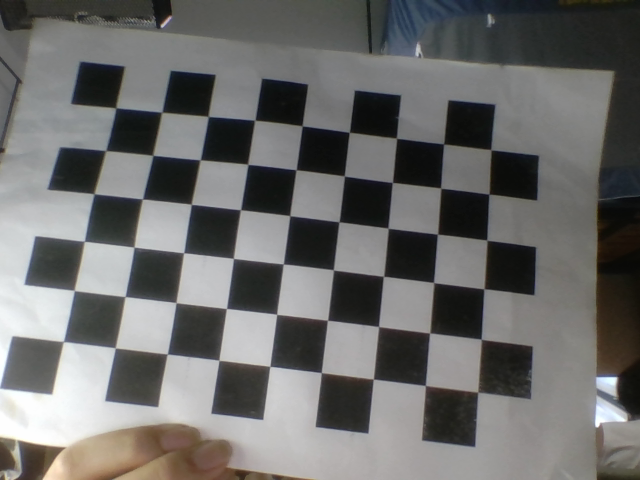
//> input picture data/samples/calib_imgs/view_00.png, 640 x 480 px
$ ./day8_homography ../data/samples/calib_imgs/view_00.png   (built with g++ and OpenCV 4)
//> lines starting //> are read from the running program, lines starting //| are printed output that depends on the picture; after the words box and inside, x2 and y2 are one past the last pixel; in counts of white or black regions, pixels touching at a corner belong together
// day8_homography.cpp —— 四点单应校正：把倾斜拍摄的平面工件映射回正面视图
//
// 用法:
//   day8_homography.exe <img 或 目录> [--canvas 1400x900] [--offset 300]
//
// 原理:
//   卡片真实尺寸 85.60 x 53.98 mm，放大 10 倍当作目标坐标系 -> 856 x 540 单位，
//   于是校正后 1 单位 = 0.1 mm，当量是常数。
//   注意：不能把目标画布就设成 856x540，那样会把卡片以外的物体全部裁掉。
//   这里把卡片映射到画布内的一块区域（默认从 (300,200) 开始），四周留出余量，
//   同一平面上比卡片大的物体也能被量到。
#include <opencv2/opencv.hpp>
#include <vector>
#include <string>
#include <iostream>
#include <iomanip>
#include <filesystem>
#include <algorithm>
#include <cmath>

namespace fs = std::filesystem;

static const double CARD_W_MM = 85.60;
static const double CARD_H_MM = 53.98;
static const double UNITS_PER_MM = 10.0;                 // 1 unit = 0.1 mm
static const int    CARD_W_U = (int)std::lround(CARD_W_MM * UNITS_PER_MM);  // 856
static const int    CARD_H_U = (int)std::lround(CARD_H_MM * UNITS_PER_MM);  // 540

// ---------------------------------------------------------------------------
// 找到卡片轮廓 -> 多边形逼近成 4 个角
// ---------------------------------------------------------------------------
static bool detectQuad(const cv::Mat& src, std::vector<cv::Point2f>& quad)
{
    cv::Mat gray, edges;
    cv::cvtColor(src, gray, cv::COLOR_BGR2GRAY);
    cv::GaussianBlur(gray, gray, cv::Size(5, 5), 0);
    cv::Canny(gray, edges, 40, 110);

    cv::Mat k = cv::getStructuringElement(cv::MORPH_RECT, cv::Size(3, 3));
    cv::dilate(edges, edges, k);

    std::vector<std::vector<cv::Point>> contours;
    cv::findContours(edges, contours, cv::RETR_LIST, cv::CHAIN_APPROX_SIMPLE);

    const double total = (double)src.total();
    double bestScore = 0;
    std::vector<cv::Point> best;

    for (const auto& c : contours)
    {
        double area = cv::contourArea(c);
        if (area < 0.02 * total || area > 0.60 * total) continue;

        double peri = cv::arcLength(c, true);
        std::vector<cv::Point> approx;
        cv::approxPolyDP(c, approx, 0.03 * peri, true);
        if (approx.size() != 4 || !cv::isContourConvex(approx)) continue;

        cv::Rect br = cv::boundingRect(approx);
        double rect = area / std::max(1.0, (double)br.width * br.height);
        if (rect < 0.60) continue;

        // 长宽比先验：卡片 1.586，A4 纸 1.414 —— 两者都可能通过，
        // 所以再乘上面积，让"占画面更大且更像矩形"的胜出
        double score = area * rect;
        if (score > bestScore) { bestScore = score; best = approx; }
    }

    if (best.empty()) return false;

    quad.clear();
    for (auto& p : best) quad.emplace_back((float)p.x, (float)p.y);
    return true;
}
// 四个角排序成 左上 / 右上 / 右下 / 左下（图像坐标 y 向下）
static void orderQuad(std::vector<cv::Point2f>& q)
{
    std::vector<cv::Point2f> out(4);
    // 左上：x+y 最小；右下：x+y 最大；右上：x-y 最大；左下：x-y 最小
    auto bySum  = [](const cv::Point2f& a, const cv::Point2f& b) { return a.x + a.y < b.x + b.y; };
    auto byDiff = [](const cv::Point2f& a, const cv::Point2f& b) { return a.x - a.y > b.x - b.y; };

    auto tl = std::min_element(q.begin(), q.end(), bySum);
    out[0] = *tl;
    auto br = std::max_element(q.begin(), q.end(), bySum);
    out[2] = *br;
    auto tr = std::max_element(q.begin(), q.end(), byDiff);
    out[1] = *tr;
    auto bl = std::min_element(q.begin(), q.end(), byDiff);
    out[3] = *bl;

    q = out;
}

// 在校正后的画布上找"卡片以外"的四边形物体
struct Measured
{
    double w_mm = 0, h_mm = 0;
    cv::RotatedRect rr;
    bool ok = false;
};

static std::vector<Measured> measureOthers(const cv::Mat& rectified, cv::Rect cardBox,
                                           cv::Mat& vis)
{
    std::vector<Measured> out;
    vis = rectified.clone();

    cv::Mat gray;
    cv::cvtColor(rectified, gray, cv::COLOR_BGR2GRAY);
    cv::Mat blur;
    cv::GaussianBlur(gray, blur, cv::Size(5, 5), 0);

    cv::Mat bin;
    cv::adaptiveThreshold(blur, bin, 255, cv::ADAPTIVE_THRESH_MEAN_C,
                          cv::THRESH_BINARY_INV, 31, 5);

    // 铅笔线常常断成几段，先膨胀把它们连成一个闭合轮廓
    cv::Mat k = cv::getStructuringElement(cv::MORPH_RECT, cv::Size(3, 3));
    cv::dilate(bin, bin, k, cv::Point(-1, -1), 2);

    // RETR_CCOMP: 只保留"有内孔"的闭合轮廓 —— 画出来的矩形框是空心环，
    // 而实心暗条、阴影带没有内孔，正好被排除。
    std::vector<std::vector<cv::Point>> contours;
    std::vector<cv::Vec4i> hier;
    cv::findContours(bin, contours, hier, cv::RETR_CCOMP, cv::CHAIN_APPROX_NONE);

    const double total = (double)rectified.total();

    for (size_t ci = 0; ci < contours.size(); ++ci)
    {
        const auto& c = contours[ci];
        if (hier[ci][2] < 0) continue;            // 没有内孔 -> 不是空心框
        double area = cv::contourArea(c);
        if (area < 0.005 * total) continue;

        cv::Rect br = cv::boundingRect(c);
        // 跳过卡片本体（以及和它大幅重叠的轮廓）
        cv::Rect inter = br & cardBox;
        double interArea = (double)inter.area();
        if (interArea > 0.5 * br.area()) continue;
        if (interArea > 0.5 * cardBox.area()) continue;

        cv::RotatedRect rr = cv::minAreaRect(c);
        if (rr.size.height < 30) continue;        // 小于 3 mm 的不算目标
        double w = std::max(rr.size.width, rr.size.height);
        double h = std::min(rr.size.width, rr.size.height);
        if (h < 20) continue;

        Measured m;
        m.rr = rr;
        m.w_mm = w / UNITS_PER_MM;
        m.h_mm = h / UNITS_PER_MM;
        m.ok = true;
        out.push_back(m);

        cv::Point2f p[4];
        rr.points(p);
        for (int i = 0; i < 4; ++i)
            cv::line(vis, p[i], p[(i + 1) % 4], cv::Scalar(0, 0, 255), 2);
        cv::putText(vis, cv::format("%.1f x %.1f mm", m.w_mm, m.h_mm),
                    cv::Point((int)rr.center.x - 60, (int)rr.center.y),
                    cv::FONT_HERSHEY_SIMPLEX, 0.6, cv::Scalar(0, 0, 255), 2);
    }

    std::sort(out.begin(), out.end(),
              [](const Measured& a, const Measured& b) { return a.w_mm * a.h_mm > b.w_mm * b.h_mm; });
    return out;
}

static void processOne(const std::string& path, int canvasW, int canvasH,
                       int ox, int oy, const std::string& tag)
{
    cv::Mat src = cv::imread(path);
    if (src.empty()) { std::cout << "read fail: " << path << "\n"; return; }

    std::vector<cv::Point2f> quad;
    if (!detectQuad(src, quad))
    {
        std::cout << "[" << tag << "] " << fs::path(path).filename().string()
                  << "  -> card quad NOT found\n";
        return;
    }
    orderQuad(quad);

    cv::Point2f dst4[4] = {
        {(float)ox,          (float)oy},
        {(float)(ox + CARD_W_U), (float)oy},
        {(float)(ox + CARD_W_U), (float)(oy + CARD_H_U)},
        {(float)ox,          (float)(oy + CARD_H_U)}
    };

    cv::Mat H = cv::getPerspectiveTransform(quad.data(), dst4);
    cv::Mat rectified;
    cv::warpPerspective(src, rectified, H, cv::Size(canvasW, canvasH));

    cv::Rect cardBox(ox, oy, CARD_W_U, CARD_H_U);
    cv::Mat vis;
    auto objs = measureOthers(rectified, cardBox, vis);

    cv::rectangle(vis, cardBox, cv::Scalar(0, 255, 0), 2);

    std::cout << "[" << tag << "] " << fs::path(path).filename().string() << "\n";
    std::cout << "        card corners: ";
    for (auto& p : quad) std::cout << "(" << std::setprecision(1) << p.x << "," << p.y << ") ";
    std::cout << "\n";

    // 卡片自身的比例：恒等于 856/540，只是证明"这是定义不是验证"
    std::cout << std::fixed << std::setprecision(4)
              << "        card ratio in rectified = " << (double)CARD_W_U / CARD_H_U
              << "  (by construction, NOT a check)\n";

    if (objs.empty())
    {
        std::cout << "        other objects: none found\n";
    }
    else
    {
        for (size_t i = 0; i < objs.size(); ++i)
            std::cout << std::fixed << std::setprecision(2)
                      << "        obj[" << i << "]  " << objs[i].w_mm << " x "
                      << objs[i].h_mm << " mm   ratio "
                      << (objs[i].w_mm / objs[i].h_mm) << "\n";
    }

    std::string stem = fs::path(path).stem().string();
    cv::imwrite("homo_vis_" + stem + ".png", vis);
}

int main(int argc, char** argv)
{
    if (argc < 2)
    {
        std::cout << "usage: day8_homography <img|dir> [--canvas WxH] [--offset X,Y]\n";
        return 0;
    }

    std::string target = argv[1];
    int cw = 2400, chh = 1400, ox = 200, oy = 200;

    for (int i = 2; i < argc; ++i)
    {
        std::string s(argv[i]);
        if (s == "--canvas" && i + 1 < argc)
        {
            std::string v(argv[++i]);
            auto pos = v.find('x');
            if (pos != std::string::npos) { cw = std::stoi(v.substr(0, pos)); chh = std::stoi(v.substr(pos + 1)); }
        }
        else if (s == "--offset" && i + 1 < argc)
        {
            std::string v(argv[++i]);
            auto pos = v.find(',');
            if (pos != std::string::npos) { ox = std::stoi(v.substr(0, pos)); oy = std::stoi(v.substr(pos + 1)); }
        }
    }

    if (fs::is_directory(target))
    {
        std::vector<std::string> files;
        for (const auto& e : fs::directory_iterator(target))
        {
            auto ext = e.path().extension().string();
            if (ext == ".png" || ext == ".jpg" || ext == ".jpeg")
                files.push_back(e.path().string());
        }
        std::sort(files.begin(), files.end());
        for (auto& f : files)
            processOne(f, cw, chh, ox, oy, "DIR");
    }
    else
    {
        processOne(target, cw, chh, ox, oy, "IMG");
//> in processOne, src is the input picture: 480 rows x 640 cols, CV_8UC3; mean B, G, R 106.5, 107.8, 108
//> in detectQuad, `cv::cvtColor(src, gray, cv::COLOR_BGR2GRAY);`:
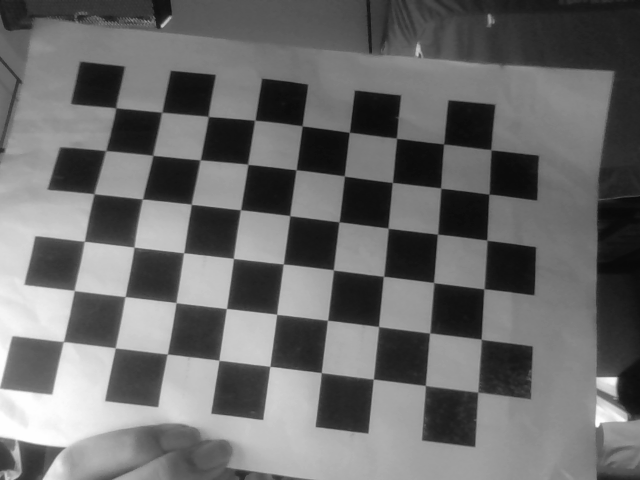
//> gray: 480 rows x 640 cols, CV_8UC1; min 8, max 254, mean 107.7
//> in detectQuad, `cv::Canny(gray, edges, 40, 110);`:
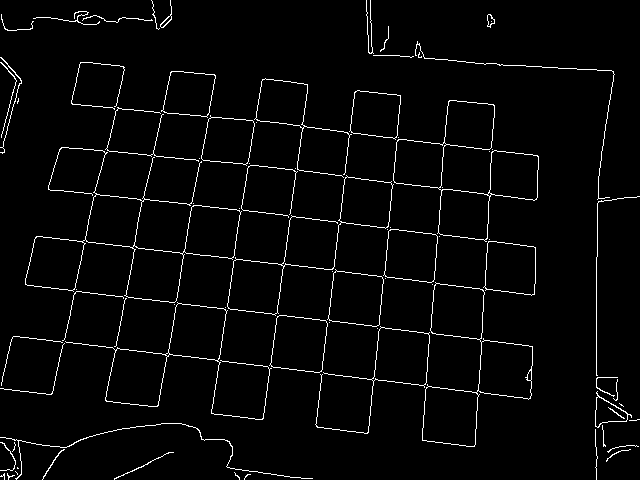
//> edges: 480 rows x 640 cols, CV_8UC1; 3% white in thin lines or dots
//> in detectQuad, `cv::dilate(edges, edges, k);`:
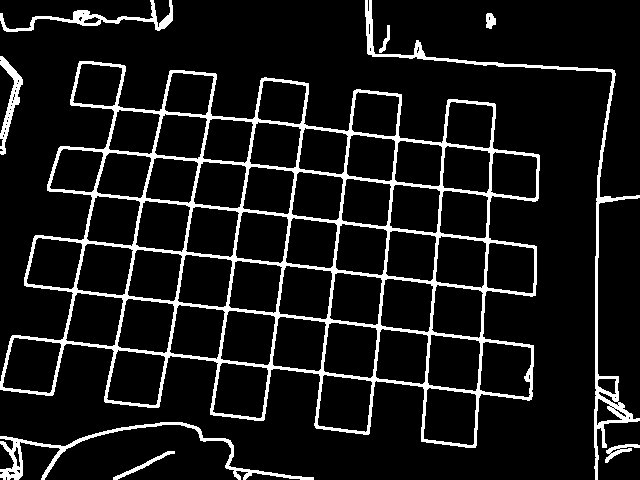
//> edges: 480 rows x 640 cols, CV_8UC1; 9.7% white; 9 white regions
//> in detectQuad, `cv::findContours(edges, contours, cv::RETR_LIST, cv::CHAIN_APPROX_SIMP..`: contours = 105 contours, 33 with area under 20; largest, box (x1, y1, x2, y2) and area: (0, 61, 540, 448) 135286, (365, 0, 640, 480) 3186, (423, 387, 477, 446) 2628, (317, 374, 373, 433) 2591, (427, 334, 481, 392) 2570
//> the loop in detectQuad, `for (const auto& c : contours)` made 105 passes
//> (area, peri, br, rect, score, bestScore, best) on pass 93: (135286.5, 3004.2, Rect(0, 61, 532, 339), 0.75, 101484, 101484, 4 Points (x, y): [79, 61], [0, 389], [531, 399], [494, 103])
//> after the loop in detectQuad, `for (const auto& c : contours)`: bestScore = 101484
//> the loop in detectQuad, `for (auto& p : best) quad.emplace_back((float)p.x, (float)p.y);` made 4 passes
//> p on passes 1 to 4: Point(79, 61), Point(0, 389), Point(531, 399), Point(494, 103)
//> in processOne, `if (!detectQuad(src, quad)) { std::cout << "[" << tag << "] " << fs::p..`: quad = 4 Points (x, y): [79, 61], [0, 389], [531, 399], [494, 103]
//> in orderQuad, `out[0] = *tl;`: out = 4 Points (x, y): [79, 61], [0, 0], [0, 0], [0, 0]
//> in orderQuad, `out[2] = *br;`: out = 4 Points (x, y): [79, 61], [0, 0], [531, 399], [0, 0]
//> in orderQuad, `out[1] = *tr;`: out = 4 Points (x, y): [79, 61], [0, 389], [531, 399], [0, 0]
//> in orderQuad, `out[3] = *bl;`: out has the same summary as quad in processOne
//> in orderQuad, `q = out;`: q has the same summary as quad in processOne
//> in processOne, `cv::Mat H = cv::getPerspectiveTransform(quad.data(), dst4);`: H = [[-0.409, 3.54, 21.24], [1.1, 0.447, 90.79], [-0.00034, 0.000832, 1]]
//> in processOne, `cv::warpPerspective(src, rectified, H, cv::Size(canvasW, canvasH));`:
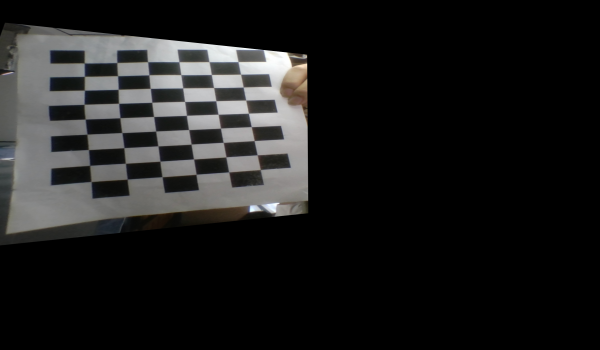
//> rectified: 1400 rows x 2400 cols, CV_8UC3 (shown at 1/4 size); mean B, G, R 28.8, 29.1, 29.2
//> in measureOthers, `cv::adaptiveThreshold(blur, bin, 255, cv::ADAPTIVE_THRESH_MEAN_C, cv::..`:
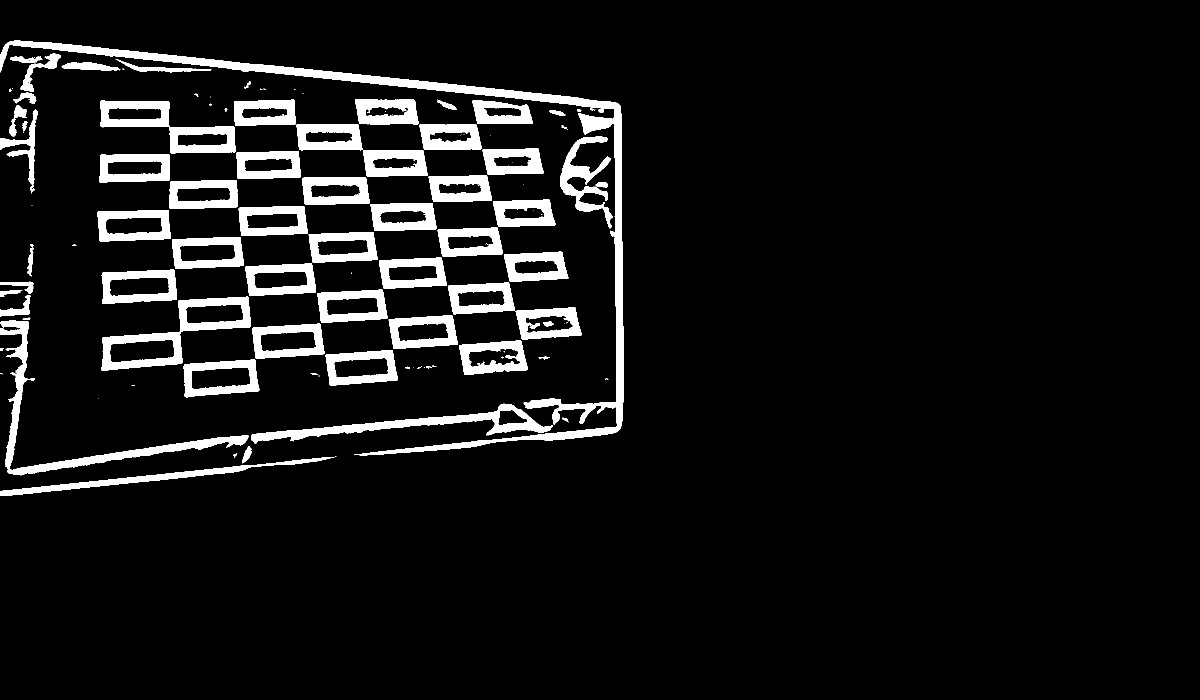
//> bin: 1400 rows x 2400 cols, CV_8UC1 (shown at 1/2 size); 7.5% white; 123 white regions (53 under 20 px), largest, box (x1, y1, x2, y2) and area: (0, 81, 1247, 911) 37093, (0, 641, 497, 951) 12206, (203, 593, 502, 742) 10848
//> in measureOthers, `cv::dilate(bin, bin, k, cv::Point(-1, -1), 2);`:
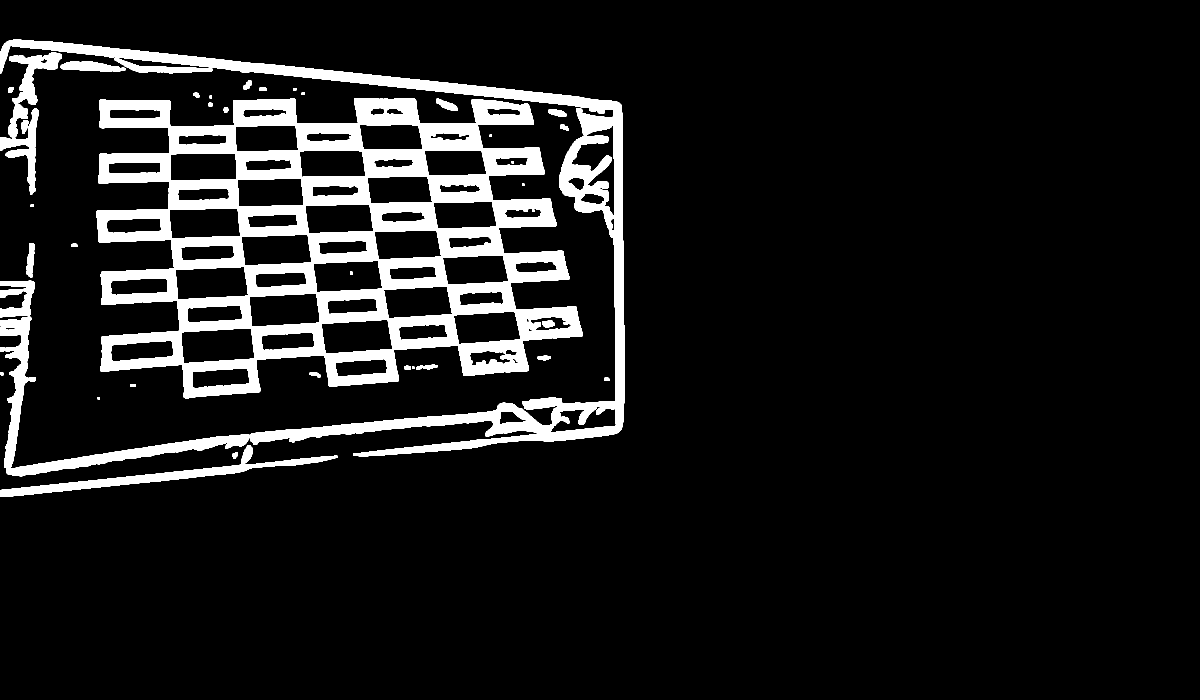
//> bin: 1400 rows x 2400 cols, CV_8UC1 (shown at 1/2 size); 10% white; 41 white regions
//> in measureOthers, `cv::findContours(bin, contours, hier, cv::RETR_CCOMP, cv::CHAIN_APPROX..`: contours = 109 contours, 10 with area under 20; largest, box (x1, y1, x2, y2) and area: (193, 196, 1166, 797) 415578, (0, 79, 1249, 913) 74196, (0, 633, 499, 953) 16234, (0, 890, 675, 994) 9330, (362, 655, 510, 728) 8818
//> the loop in measureOthers, `for (size_t ci = 0; ci < contours.size(); ++ci)` made 109 passes
//> (area, br, inter, interArea) on passes 32, 104: (415578.5, Rect(193, 196, 973, 601), Rect(200, 200, 856, 540), 462240), (74196, Rect(0, 79, 1249, 834), Rect(200, 200, 856, 540), 462240)
//> after the loop in measureOthers, `for (size_t ci = 0; ci < contours.size(); ++ci)`: out = 0 items
//> in processOne, `cv::rectangle(vis, cardBox, cv::Scalar(0, 255, 0), 2);`:
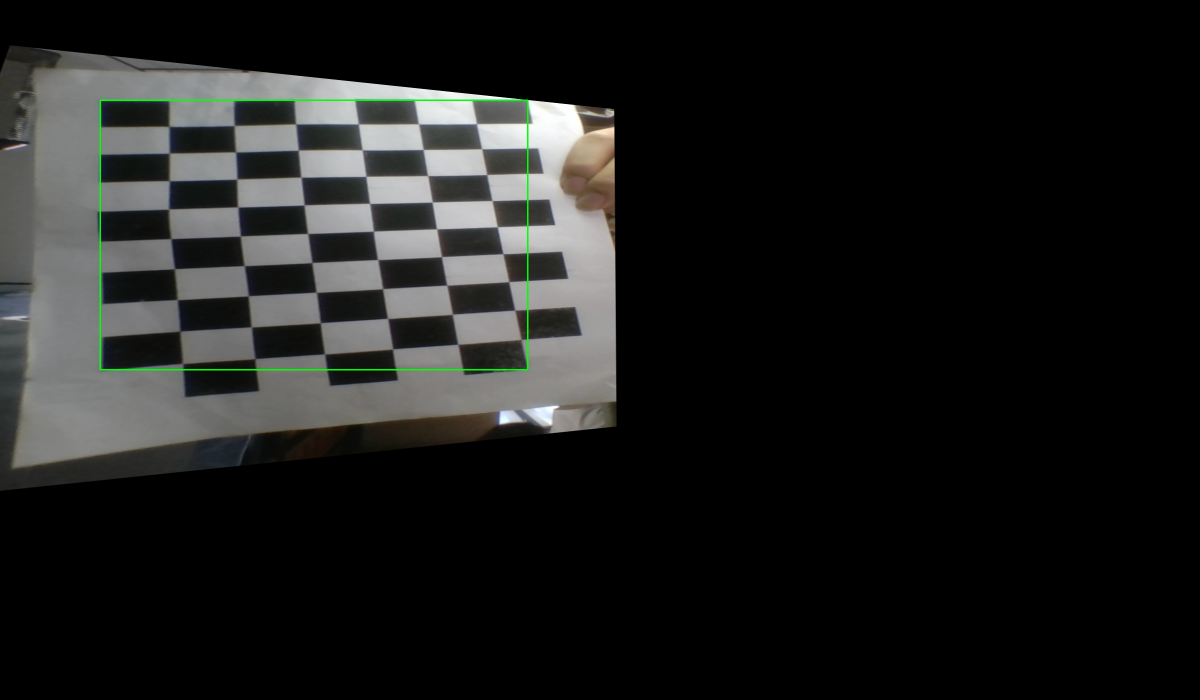
//> vis: 1400 rows x 2400 cols, CV_8UC3 (shown at 1/2 size); 0.25% of pixels changed, all inside (x1, y1, x2, y2) = (199, 199, 1057, 741)
//> the loop in processOne, `for (auto& p : quad) std::cout << "(" << std::setprecision(1) << p.x <..` made 4 passes
//> (printed output is left out)
    }
    return 0;
}
